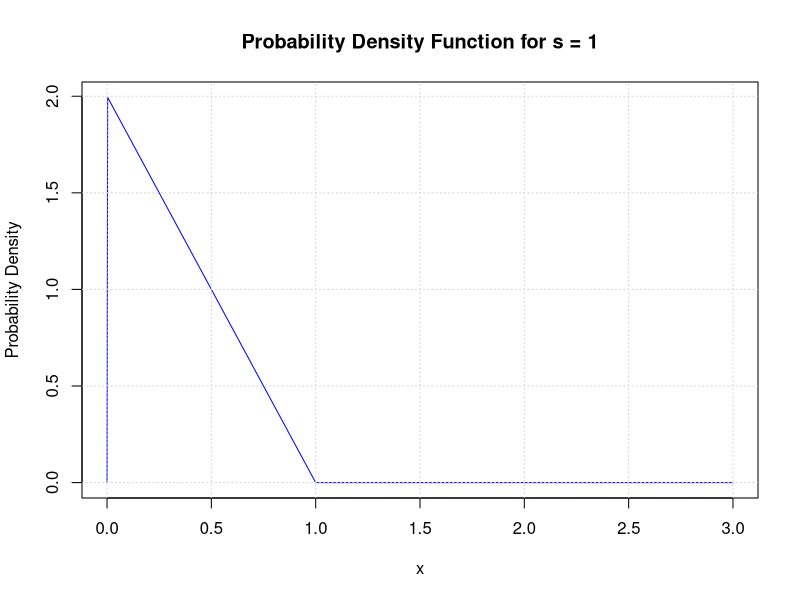
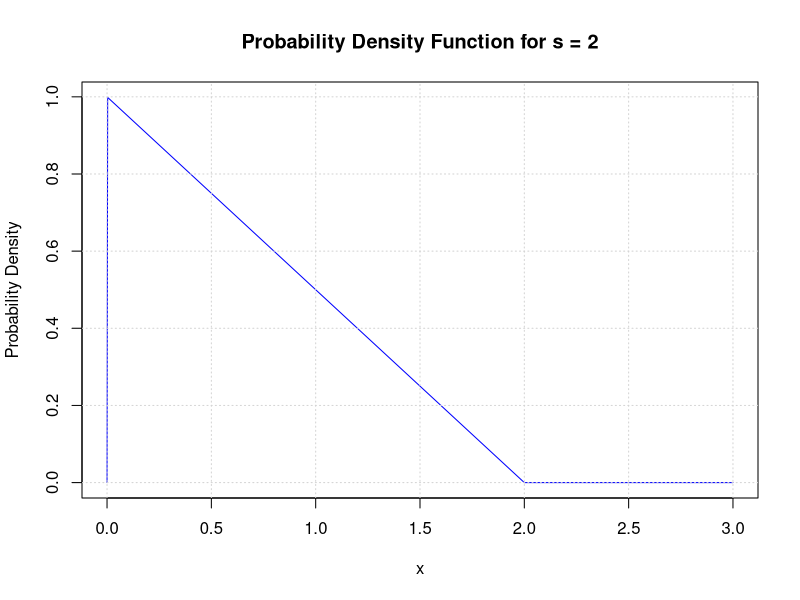

The R script that drew these images, in order:
# Define the PDF function
pdf <- function(x, s) {
  if (x > 0 && x < s) {
    return(2 * (s - x) / (s^2))
  } else {
    return(0)
  }
}

# Generate x values
x_vals <- seq(0, 3, length.out = 1000)

# Compute PDF values for s = 1 and s = 2
pdf_vals_s1 <- sapply(x_vals, function(x) pdf(x, s = 1))
pdf_vals_s2 <- sapply(x_vals, function(x) pdf(x, s = 2))

# Plot the PDF for s = 1
plot(x_vals, pdf_vals_s1, type = "l", col = "blue", xlim = c(0, 3),
     xlab = "x", ylab = "Probability Density",
     main = "Probability Density Function for s = 1")
grid()

# Create a new plot for s = 2
plot(x_vals, pdf_vals_s2, type = "l", col = "blue", xlim = c(0, 3),
     xlab = "x", ylab = "Probability Density",
     main = "Probability Density Function for s = 2")
grid()
